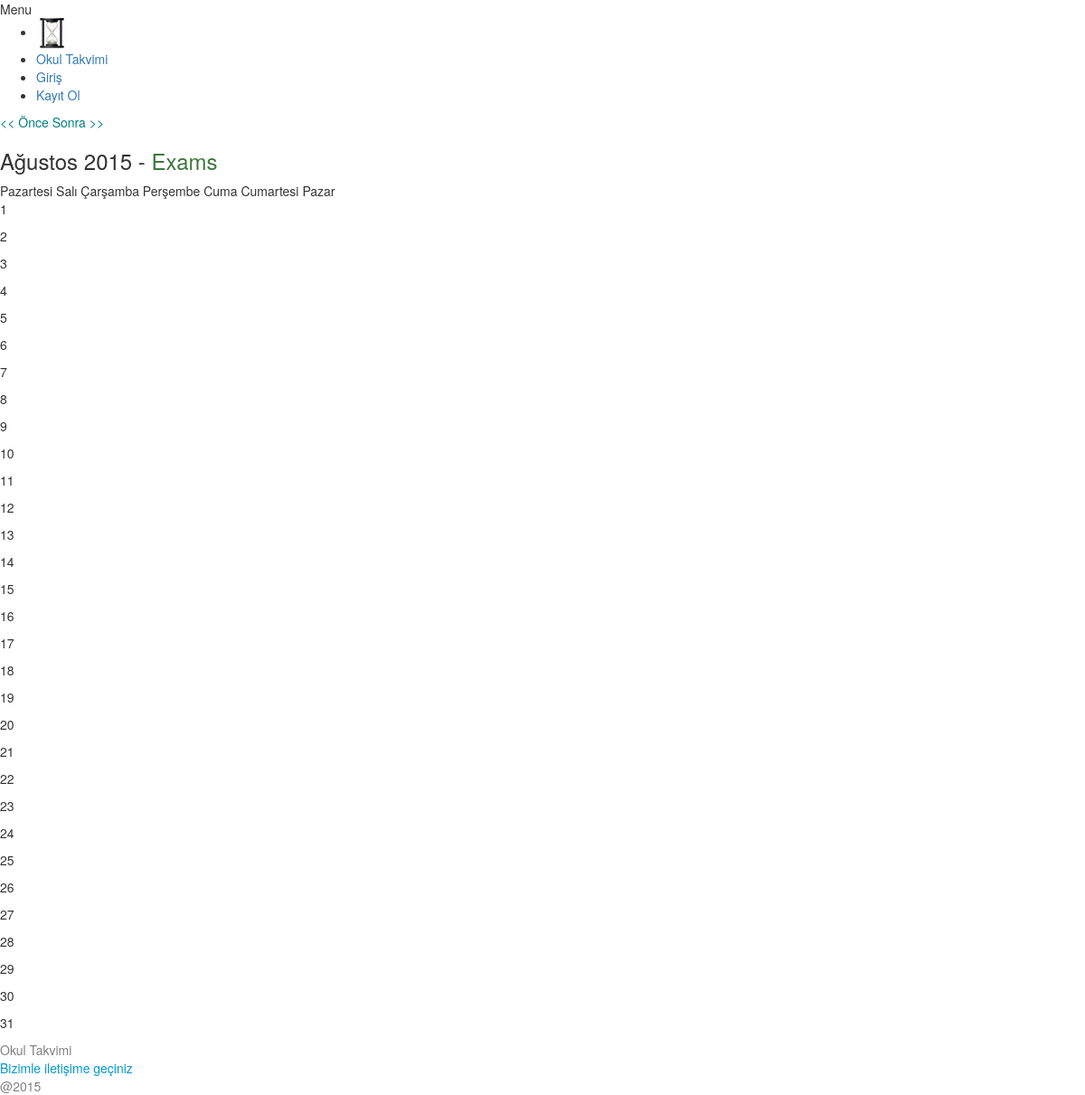
The app's page /detail/events/exams/, older data.
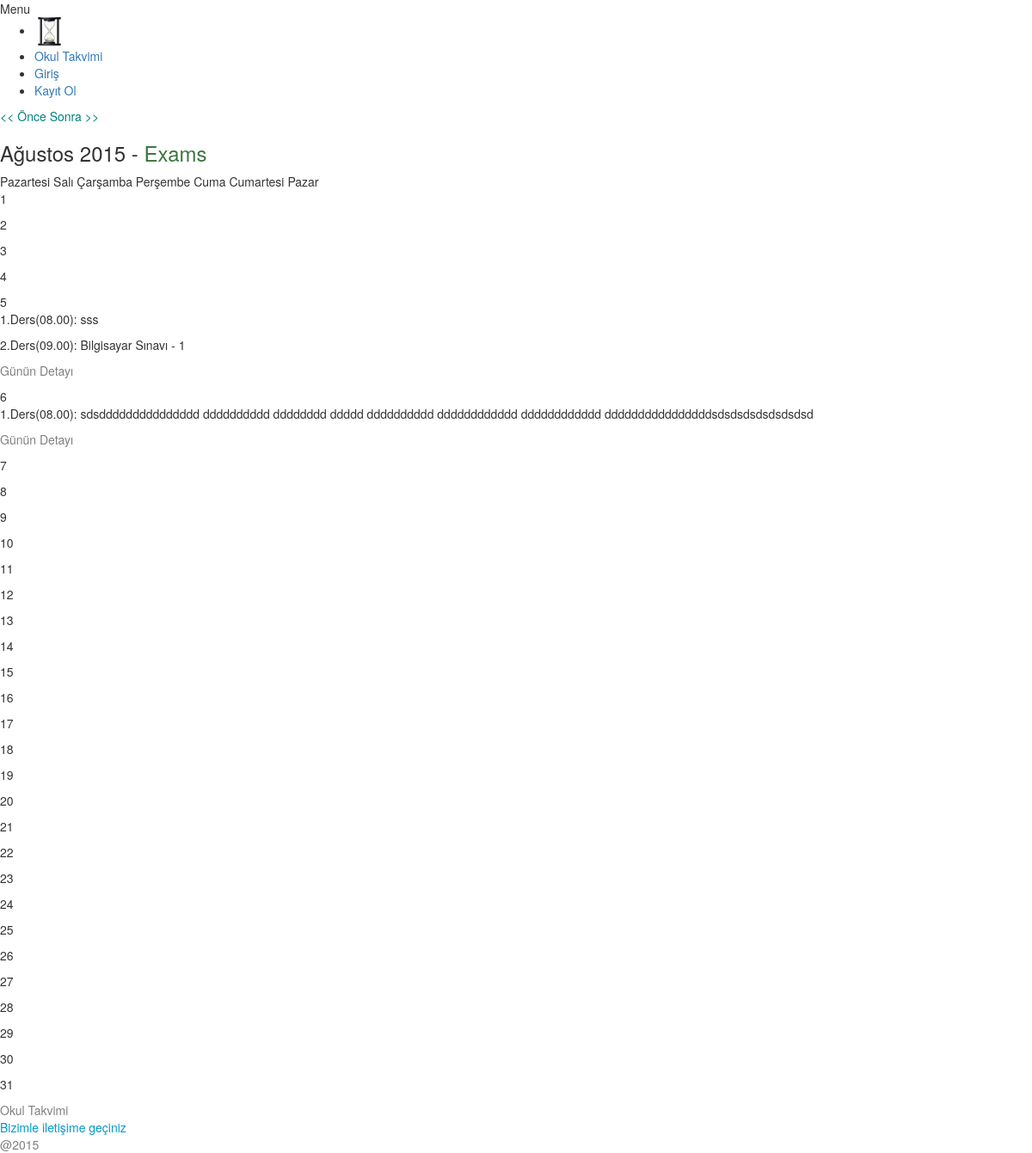
The same page, newer data.
### schedule/models.py (models this page shows)
class Event(models.Model):
    event_type = models.PositiveSmallIntegerField(
        default=0,
        help_text=_('Choose your event type'),
        choices=EVENT_CHOICES)
    title = models.CharField(
        max_length=255,
        default="",
        help_text=_('Enter a name for your event'))
    content = models.TextField(
        blank=True,
        null=True,
        help_text=_('Not necessary,'
                    'if you want to explain your event you can use here.'))
    user = models.ForeignKey(User)
    created_time = models.DateTimeField(editable=True, auto_now_add=True)
    date = models.DateField()
    time = models.PositiveSmallIntegerField(
        default=0,
        help_text=_("Choose a time for your event"),
        choices=TIME_CHOICES)
    class Meta:
        ordering = ('time', )

### schedule/views.py (the view)
# urls.py: url(r'^detail/events/(?P<param>[-\w]+)/$', 'detail_event', name="detail_events"),
def detail_event(request, param):
    lstlab = [[]]
    lstexams = [[]]
    lstceremony = [[]]
    week = 0
    nyear, nmonth = time.localtime()[:2]
    month_days = cal.itermonthdays(nyear, nmonth)
    for day in month_days:
        events = Event.objects.filter(
            date__year=nyear, date__month=nmonth, date__day=day)
        eventslab = events.filter(event_type=1)
        eventsexams = events.filter(event_type=0)
        eventsceremony = events.filter(event_type=2)
        lstlab[week].append((day, eventslab))
        lstexams[week].append((day, eventsexams))
        lstceremony[week].append((day, eventsceremony))
        if len(lstlab[week]) == 7:
            lstlab.append([])
            lstexams.append([])
            lstceremony.append([])
            week += 1
    if param == "exams":
        ctx = dict(weeks=lstexams, title="Exams", paramp="exams", cs="bgexam")
    elif param == "lab":
        ctx = dict(weeks=lstlab, title="Lab Plan", paramp="lab", cs="bglab")
    elif param == "ceremony":
        ctx = dict(
            weeks=lstceremony,
            title="Ceremony",
            paramp="ceremony", cs="bgceremony")
    ctx["monthnumb"] = nmonth
    ctx["nmonth"] = mnames[nmonth-1]
    ctx["nyear"] = int(nyear)
    return render(request, "detail_event.html", ctx)

### no_crash/templates/detail_event.html
{% extends "base.html" %}
{% load i18n %}
{% block content %}
<div id="container">
<div id="secp">
	<a style="color:#008080;" href="{% url 'month'  monthnumb nyear "prev" paramp %}">&lt;&lt; {% trans 'Prev' %}</a>
	<a style="color:#008080;" href="{% url 'month'  monthnumb nyear "next" paramp %}">{% trans 'Next' %} &gt;&gt;</a>
</div>
<div id="secday"><h3>{{ nmonth }} {{ nyear }} - <font color="#3c763d">{{title}}</font></h3> </div>
<div id="secp">
		<tk>{% trans 'Monday' %}</tk>
        <tk>{% trans 'Tuesday' %}</tk>
        <tk>{% trans 'Wend' %}</tk>
        <tk>{% trans 'Thursday' %}</tk>
        <tk>{% trans 'Friday' %}</tk>
        <tk>{% trans 'Saturday' %}</tk>
        <tk>{% trans 'Sunday' %}</tk>
</div>
    {% for week in weeks %}{{eventslist}}
        <div id="week">
        {% for day, events in week %}
        <div id="segment" class={{cs}}>
            {% if day == 0 %}
            	<font color="red"></font>
            {% else %}
                {{ day }}<p>
                {% if events %}
                {% for event in events|slice:"0:2" %}
                {% if event.user == request.user %}
                <a style="color:#008080;" href="{% url 'update_event' event.id %}">
                {{event.get_time_display}}: {{event.title}}
                </a>
                {% else %}
                {{event.get_time_display}}: {{event.title}}
                {% endif %}
                <p>
                {% endfor %}
                <p> <a style="color:grey;" href="{% url 'detail_day'  day nmonth nyear %}">{% trans 'detail' %}</a>{% endif %}
            {% endif %}
        </div>
        {% endfor %}
        </div>
    {% endfor %}
</div>
{% endblock %}

Row changes from the older to the newer data that the page shows:
added Event: time "1.Ders(08.00)", title "sss", shown under "5"
added Event: time "2.Ders(09.00)", title "Bilgisayar Sınavı - 1", shown under "5"
added Event: time "1.Ders(08.00)", title "sdsddddddddddddddd dddddddddd dddddddd ddddd dddddddddd dddddddddddd dddddddddddd ddddddddddddddddsdsdsdsdsdsdsdsd", shown under "6"
Text that changed along with them:
list line gone: "5 6"
new list line: "5 Günün Detayı 6 Günün Detayı"
